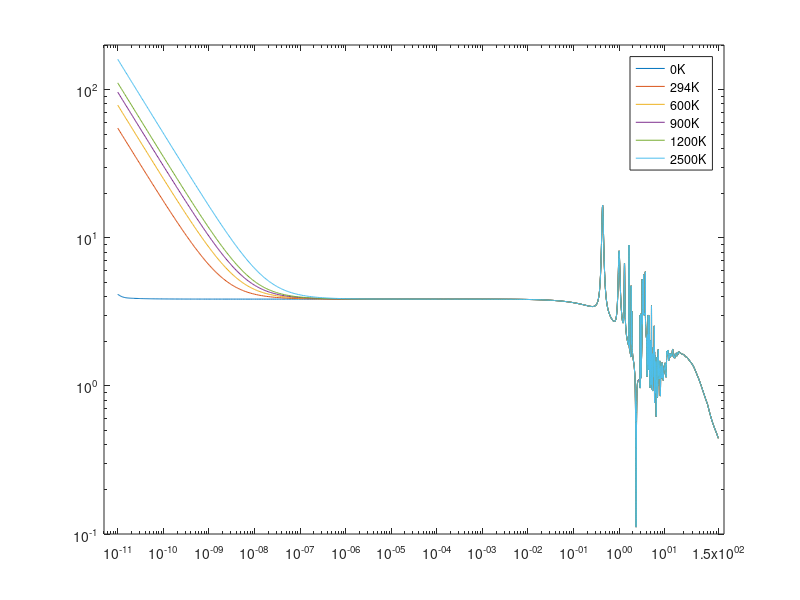

The MATLAB script that drew this image:
load('O16_SigmaE_SigmaT_energy.mat')

loglog(O16_0K_e,O16_0K_SigmaT,O16_294K_e,O16_294K_SigmaT,O16_600K_e,O16_600K_SigmaT,O16_900K_e,O16_900K_SigmaT,O16_1200K_e,O16_1200K_SigmaT,O16_2500K_e,O16_2500K_SigmaT)
%loglog(O16_0K_e,O16_0K_SigmaE,O16_294K_e,O16_294K_SigmaE,O16_600K_e,O16_600K_SigmaE,O16_900K_e,O16_900K_SigmaE,O16_1200K_e,O16_1200K_SigmaE,O16_2500K_e,O16_2500K_SigmaE)

%title('U235 CSes')

legend('0K','294K','600K','900K','1200K','2500K')

axis([5e-12 200 1e-1 200])
xticks([1e-11 1e-10 1e-9 1e-8 1e-7 1e-6 1e-5 1e-4 1e-3 1e-2 1e-1 1 10 150])